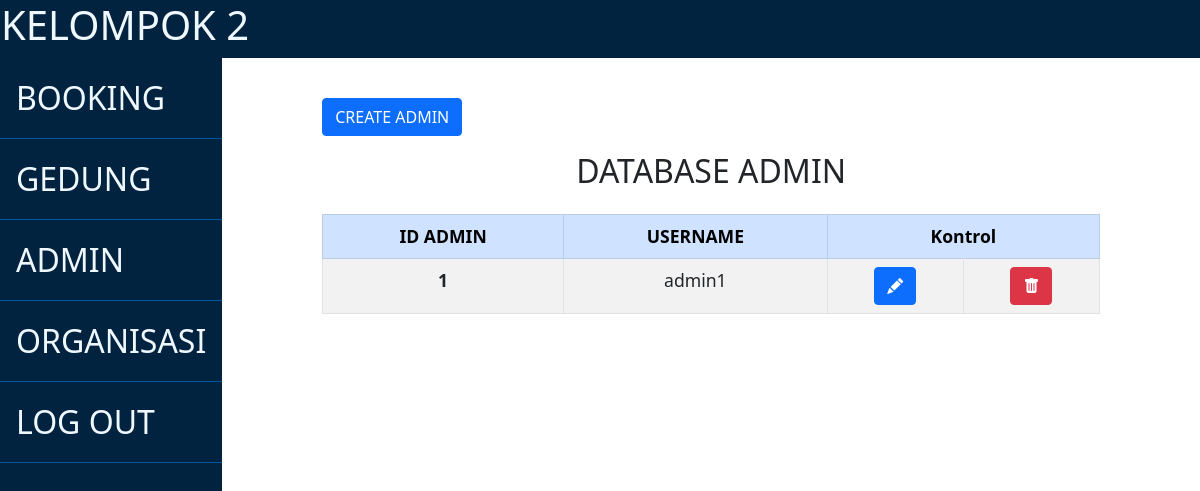
The app's page /admin/admin (signed in), older data.
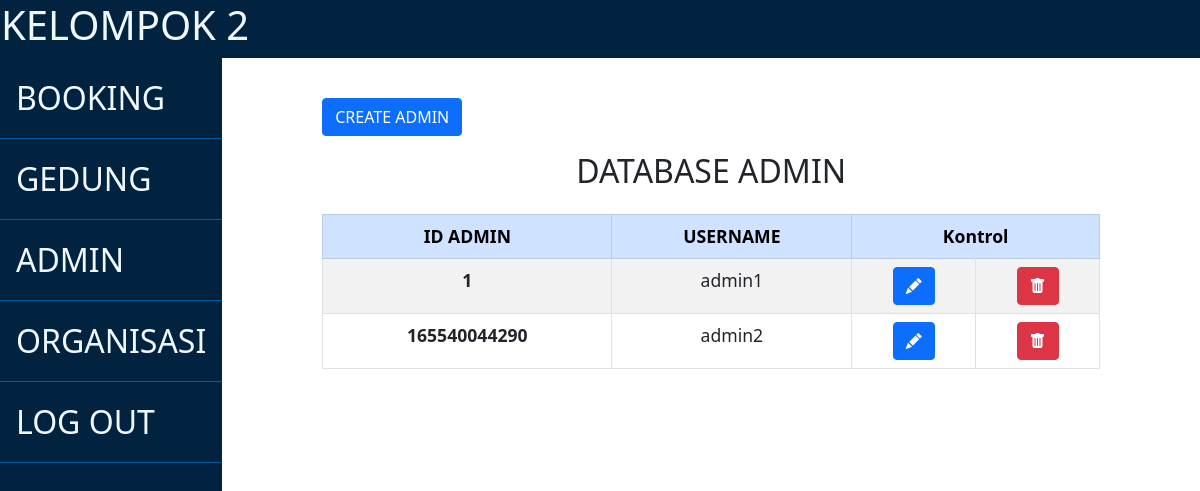
The same page, newer data.
### admin.py (models this page shows, shortened)
class AdminModel(UserMixin, Base):
    __tablename__ = 'admin'
    id = Column(Integer, primary_key=True)
    username = Column(String, nullable=False, unique=True)
    password = Column(String, nullable=False)

### app.py (the view)
@app.route('/admin/admin')
@login_required
def admin_users_view():
    admins = admin_helper.read()
    return render_template('admin/admin_test.html', users=admins)
    pass

### admin.py (called while the page is built)
    def read(self):
        with Session(self.engine) as session:
            return session.query(AdminModel)

    def read_one(self, id):
        with Session(self.engine) as session:
            stmt = select(AdminModel).where(AdminModel.id == id)
            return session.scalars(stmt).one()

### app.py (called while the page is built)
@login_manager.user_loader
def load_user(id):
    return admin_helper.read_one(id)

### templates/admin/admin_test.html (shortened to what this page needs)
{% extends 'admin/templates/admin_template.jinja2' %}
{% block rightside_content %}
    <button class="btn btn-primary" onclick="onAdd()">CREATE ADMIN</button>
    <div class="content">
        <h2 class="page-title">DATABASE ADMIN</h2>
        <div class="table-responsive">
            <table class="table table-bordered table-striped">
                <thead>
                <tr class="table-primary">
                    <th class="text-center">ID ADMIN</th>
                    <th class="text-center">USERNAME</th>
                    <th colspan="2" class="text-center">Kontrol</th>
                </tr>
                </thead>
                <tbody>
                <tr>
                    {% for user in users %}
                        <th class="text-center">{{ user.id }}</th>
                        <td class="text-center">{{ user.username }}</td>
                        <td class="text-center">
                            <button onClick="onEdit('{{ user.id }}')" class="btn btn-primary">
                                <i class="bi bi-pencil-fill"></i>
                            </button>
                        </td>
                        <td class="text-center">
                            <a href="{{ url_for('admin_user_delete', id= user.id) }}">
                                <button class="btn btn-danger"><i class="bi bi-trash-fill"></i></button>
                            </a>
                        </td>
                </tr>
                {% endfor %}
                </tbody>
            </table>
        </div>
    </div>
{% endblock %}

### templates/admin/templates/admin_template.jinja2 (shortened to what this page needs)
<!doctype html>
<html lang="en">
<head>
    <link href="https://cdn.jsdelivr.net/npm/bootstrap@5.0.2/dist/css/bootstrap.min.css" rel="stylesheet"
>
    <link rel="stylesheet" href="https://cdn.jsdelivr.net/npm/bootstrap-icons@1.8.1/font/bootstrap-icons.css">
    <link rel="stylesheet" href="{{ url_for('static', filename='stylesheet/styleAdmin.css') }}">
</head>
<body>
<header>
    <div class="logo">
        <h1 class="logo-wa">KELOMPOK 2</h1>
    </div>
</header>
<div class="index-wrapper">
    <div class="leftside-wrapper">
        <ul>
            <li><a href="{{ url_for('admin_booking_view') }}">BOOKING</a></li>
            <li><a href="{{ url_for('admin_gedung_view') }}">GEDUNG</a></li>
            <li><a href="{{ url_for('admin_users_view') }}">ADMIN</a></li>
            <li><a href="{{ url_for('admin_organisasi_view') }}">ORGANISASI</a></li>
            <li><a href="{{ url_for('admin_logout') }}">LOG OUT</a></li>
        </ul>
    </div>
    <div class="rightside-content">
        {% block rightside_content %} {% endblock %}
    </div>
</div>
</body>
</html>

### static/stylesheet/styleAdmin.css (style rules this page uses)
html { height: 100%; }
body { height: 100%; }
header { background: #012340; border: 1px solid #012340 ; }
header * { color: aliceblue; }
.index-wrapper { height: 100%; display: flex; }
.index-wrapper .leftside-wrapper { flex:2; height: 100%; background: #012340; }
.index-wrapper .leftside-wrapper ul { list-style: none; margin: 0; padding: 0; }
.index-wrapper .leftside-wrapper ul li a { padding: 0.5em; display: block; border-bottom: 1px solid #0259a0; color: aliceblue; text-decoration: none; font-size: 2rem; }
.index-wrapper .rightside-content { flex: 8; height: 100%; padding:40px 100px 100px; overflow-y: scroll; }
.index-wrapper .page-title { text-align: center; padding: 1rem; }
table { width: 100%; height: 100%; border-collapse: collapse; font-size: 1.1rem; }

Row changes from the older to the newer data that the page shows:
added AdminModel: id "165540044290", username "admin2"
